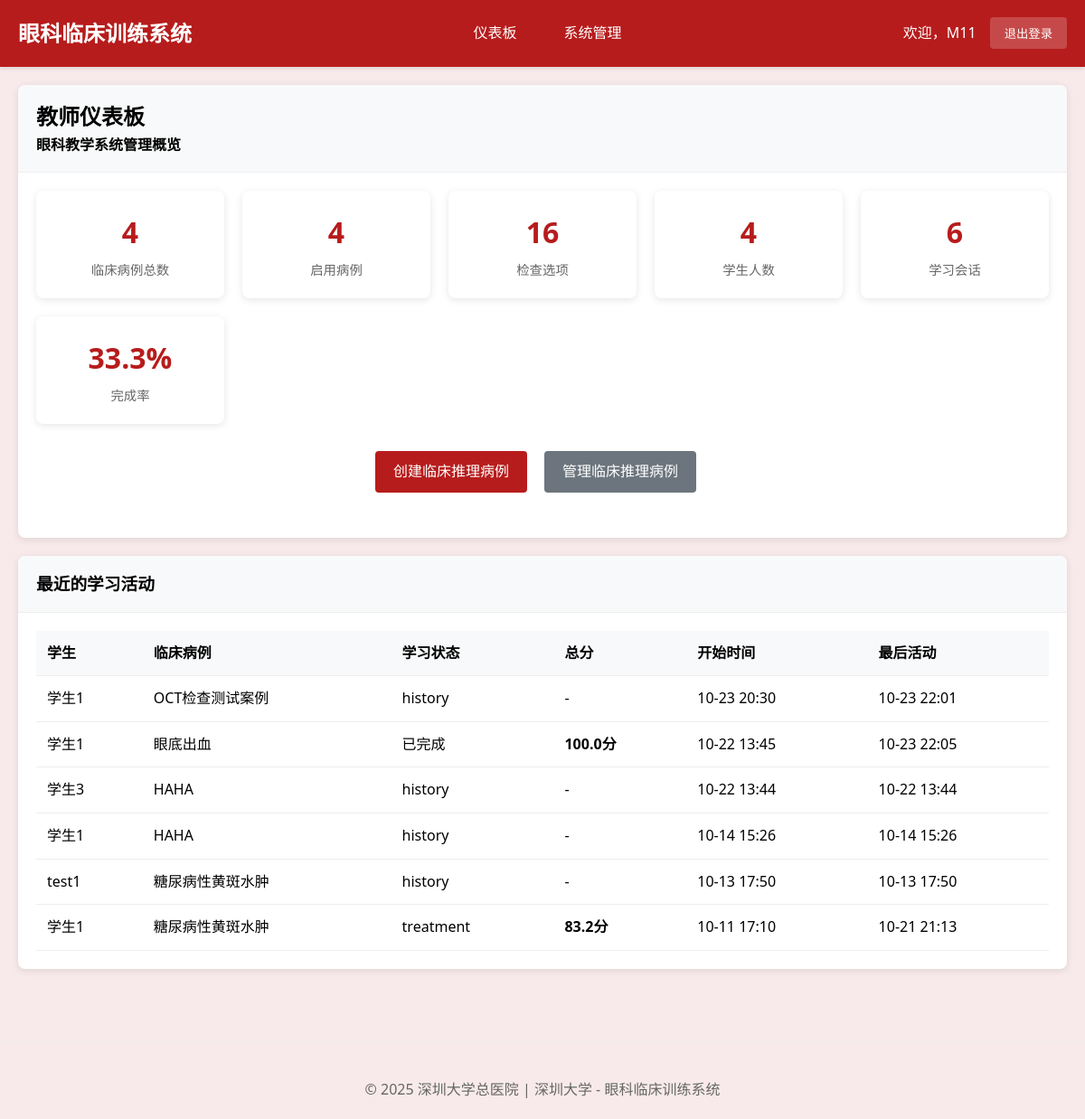
/teacher/ (signed in), run on an earlier commit of the app's database.
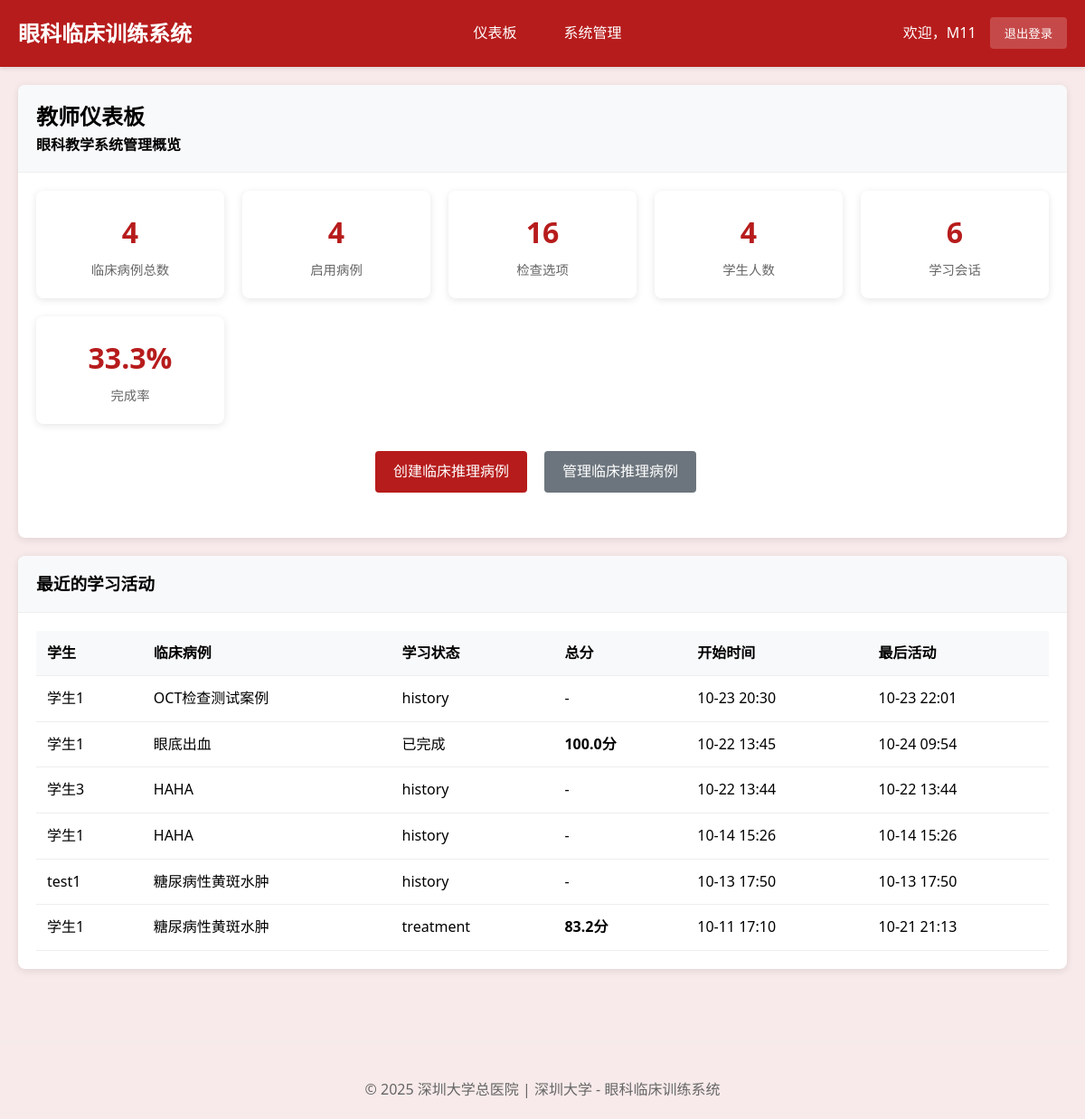
And on a later commit of the database.
### cases/models.py (models this page shows, shortened)
class StudentClinicalSession(models.Model):
    student = models.ForeignKey(User, on_delete=models.CASCADE, verbose_name="学生")
    clinical_case = models.ForeignKey(ClinicalCase, on_delete=models.CASCADE, verbose_name="临床案例")
    session_status = models.CharField(
        max_length=30,  # 增加长度以适应最长的选项
        choices=[
            ('case_presentation', '病例呈现'),         # 步骤1: 呈现病例
            ('examination_selection', '检查选择'),     # 步骤2: 选择检查方法
            ('examination_results', '检查结果'),       # 步骤3: 查看检查图像结果
            ('diagnosis_reasoning', '诊断推理'),       # 步骤4: 诊断判断推理
            ('treatment_selection', '治疗选择'),       # 步骤5: 选择治疗方案
            ('learning_feedback', '学习反馈'),         # 步骤6: 学习反馈
            ('completed', '已完成')
        ],
        default='case_presentation',
        verbose_name="当前阶段"
    )
    selected_examinations = models.JSONField(default=list, verbose_name="已选检查项目")
    examination_images_viewed = models.JSONField(default=list, verbose_name="已查看的检查图像")
    selected_diagnosis = models.ForeignKey(DiagnosisOption, on_delete=SET_NULL, blank=True, null=True, verbose_name="选择的诊断")
    diagnosis_reasoning_text = models.TextField(blank=True, verbose_name="诊断推理过程",
                                               help_text="学生的诊断思路和推理过程")
    selected_treatments = models.JSONField(default=list, verbose_name="已选治疗方案")
    step_completion_status = models.JSONField(
        default=dict,
        verbose_name="步骤完成状态",
        help_text="记录每个步骤的完成情况：{step_name: {completed: bool, score: float, completion_time: datetime}}"
    )
    required_examinations_completed = models.BooleanField(default=False, verbose_name="必选检查是否完成")
    examination_selection_valid = models.BooleanField(default=False, verbose_name="检查选择是否有效")
    examination_score = models.FloatField(default=0.0, verbose_name="检查选择得分")
    diagnosis_score = models.FloatField(default=0.0, verbose_name="诊断准确性得分")
    treatment_score = models.FloatField(default=0.0, verbose_name="治疗方案得分")
    reasoning_score = models.FloatField(default=0.0, verbose_name="推理过程得分")
    overall_score = models.FloatField(default=0.0, verbose_name="总体得分")
    time_spent = models.JSONField(default=dict, verbose_name="各阶段用时", help_text="JSON格式记录各阶段耗时")
    step_start_times = models.JSONField(default=dict, verbose_name="各步骤开始时间")
    started_at = models.DateTimeField(auto_now_add=True, verbose_name="开始时间")
    completed_at = models.DateTimeField(blank=True, null=True, verbose_name="完成时间")
    last_activity = models.DateTimeField(auto_now=True, verbose_name="最后活动时间")
    learning_notes = models.TextField(blank=True, verbose_name="学习笔记")
    reflection = models.TextField(blank=True, verbose_name="学习反思")
    session_data = models.JSONField(default=dict, verbose_name="会话数据",
                                   help_text="保存检查顺序、当前进度等临时数据")
    class Meta:
        verbose_name = "学生临床会话"
        verbose_name_plural = "学生临床会话"
        ordering = ['-started_at']
        unique_together = ['student', 'clinical_case']

class ClinicalCase(models.Model):
    title = models.CharField(max_length=200, verbose_name="案例标题")
    case_id = models.CharField(max_length=50, unique=True, verbose_name="案例编号")
    patient_age = models.IntegerField(verbose_name="患者年龄")
    patient_gender = models.CharField(max_length=10, choices=[('M', '男'), ('F', '女')], verbose_name="患者性别")
    chief_complaint = models.TextField(verbose_name="主诉")
    present_illness = models.TextField(verbose_name="现病史")
    past_history = models.TextField(blank=True, verbose_name="既往史")
    family_history = models.TextField(blank=True, verbose_name="家族史")
    learning_objectives = models.JSONField(verbose_name="学习目标", help_text="JSON格式存储多个学习目标")
    difficulty_level = models.CharField(
        max_length=20,
        choices=[('beginner', '初级'), ('intermediate', '中级'), ('advanced', '高级')],
        default='intermediate',
        verbose_name="难度等级"
    )
    is_active = models.BooleanField(default=True, verbose_name="是否启用")
    created_by = models.ForeignKey(User, on_delete=models.CASCADE, verbose_name="创建者")
    created_at = models.DateTimeField(auto_now_add=True, verbose_name="创建时间")
    updated_at = models.DateTimeField(auto_now=True, verbose_name="更新时间")
    case_images = models.JSONField(blank=True, null=True, verbose_name="案例图片", help_text="存储图片路径的JSON数组")
    class Meta:
        verbose_name = "临床案例"
        verbose_name_plural = "临床案例"
        ordering = ['-created_at']

### cases/views.py (the view)
# urls.py: path('teacher/', views.teacher_dashboard, name='teacher_dashboard'),
@login_required
@user_passes_test(is_teacher, login_url='login')
def teacher_dashboard(request):
    total_clinical_cases = ClinicalCase.objects.count()
    active_clinical_cases = ClinicalCase.objects.filter(is_active=True).count()
    total_students = User.objects.filter(groups__name='Students').count()
    total_examinations = ExaminationOption.objects.count()
    total_sessions = StudentClinicalSession.objects.count()
    completed_sessions = StudentClinicalSession.objects.filter(completed_at__isnull=False).count()
    completion_rate = round((completed_sessions / total_sessions * 100), 1) if total_sessions > 0 else 0
    recent_sessions = StudentClinicalSession.objects.select_related('student', 'clinical_case').order_by('-started_at')[:10]
    context = {
        'total_clinical_cases': total_clinical_cases,
        'active_clinical_cases': active_clinical_cases,
        'total_students': total_students,
        'total_examinations': total_examinations,
        'total_sessions': total_sessions,
        'completed_sessions': completed_sessions,
        'completion_rate': completion_rate,
        'recent_sessions': recent_sessions,
    }
    return render(request, 'teacher/dashboard.html', context)

### cases/views.py (called while the page is built)
def is_teacher(user):
    return user.groups.filter(name='Teachers').exists() or user.is_superuser

### cases/templates/teacher/dashboard.html (shortened to what this page needs)
{% extends 'base.html' %}
{% load static %}
{% block content %}
<div class="card">
    <div class="card-header">
        <h2>教师仪表板</h2>
        <p>眼科教学系统管理概览</p>
    </div>
    <div class="card-body">
        <div class="stats-grid">
            <div class="stat-card">
                <div class="stat-number">{{ total_clinical_cases }}</div>
                <div class="stat-label">临床病例总数</div>
            </div>
            <div class="stat-card">
                <div class="stat-number">{{ active_clinical_cases }}</div>
                <div class="stat-label">启用病例</div>
            </div>
            <div class="stat-card">
                <div class="stat-number">{{ total_examinations }}</div>
                <div class="stat-label">检查选项</div>
            </div>
            <div class="stat-card">
                <div class="stat-number">{{ total_students }}</div>
                <div class="stat-label">学生人数</div>
            </div>
            <div class="stat-card">
                <div class="stat-number">{{ total_sessions }}</div>
                <div class="stat-label">学习会话</div>
            </div>
            <div class="stat-card">
                <div class="stat-number">{{ completion_rate }}%</div>
                <div class="stat-label">完成率</div>
            </div>
        </div>
        <div style="text-align: center; margin: 30px 0;">
            <a href="{% url 'teacher_clinical_case_create' %}" class="btn" style="margin-right: 15px;">创建临床推理病例</a>
            <a href="{% url 'teacher_clinical_case_list' %}" class="btn secondary" style="margin-right: 15px;">管理临床推理病例</a>
        </div>
    </div>
</div>
{% if recent_sessions %}
<div class="card">
    <div class="card-header">
        <h3>最近的学习活动</h3>
    </div>
    <div class="card-body">
        <table class="table">
            <thead>
                <tr>
                    <th>学生</th>
                    <th>临床病例</th>
                    <th>学习状态</th>
                    <th>总分</th>
                    <th>开始时间</th>
                    <th>最后活动</th>
                </tr>
            </thead>
            <tbody>
                {% for session in recent_sessions %}
                <tr>
                    <td>{{ session.student.get_full_name|default:session.student.username }}</td>
                    <td>{{ session.clinical_case.title }}</td>
                    <td>{{ session.get_session_status_display|default:session.session_status }}</td>
                    <td>
                        {% if session.overall_score %}
                            <strong>{{ session.overall_score|floatformat:1 }}分</strong>
                        {% else %}
                            -
                        {% endif %}
                    </td>
                    <td>{{ session.started_at|date:"m-d H:i" }}</td>
                    <td>{{ session.last_activity|date:"m-d H:i"|default:"-" }}</td>
                </tr>
                {% endfor %}
            </tbody>
        </table>
    </div>
</div>
{% endif %}
{% endblock %}

What changed in the data, as far as the page shows it:
changed StudentClinicalSession "已完成": last_activity "10-23 22:05" → "10-24 09:54"
